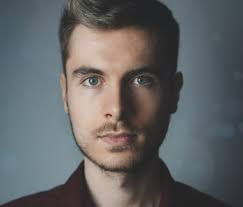
#> input picture person.jpg, 243 x 207 px
$ python Kernel_Final.py
#> lines starting #> are read from the running program, lines starting #| are printed output that depends on the picture
import numpy as np
import cv2
from matplotlib import pyplot as plt

def create_kernel(m, n):
    '''create a mean kernel'''

    m2 = m // 2
    n2 = n // 2
    h = np.zeros((m, n))
    for j in range(-m2, m2+1):
        for k in range(-n2, n2+1):
            h[j+m2, k+n2] = 1 / (m*n)
    return h

def create_gaussian(kernelXY):
    '''create a gaussian kernel'''

    kernel_size = (kernelXY,kernelXY)
    kernel = cv2.getGaussianKernel(kernel_size[0],-1)
    kernel = np.outer(kernel, kernel.transpose())

    #normalise the kernel
    kernel /= kernel.sum()

    return kernel


def convolve(f, h):
    '''convolve the image (f) with the kernel (h)
    return the result of the convolution (g)'''

    m, n = h.shape
    m2 = m // 2
    n2 = n // 2
    g = np.zeros_like(f)
    for x in range(m2, f.shape[0]-m2):
        for y in range(n2, f.shape[1]-n2):
            sum = 0
            for j in range(-m2, m2+1):
                for k in range(-n2, n2+1):
                    sum += h[j+m2, k+n2] * f[x-j, y-k]
            g[x, y] = sum
    return g

#Load in test image
image = 'person.jpg'
img = cv2.imread(image, cv2.IMREAD_GRAYSCALE)
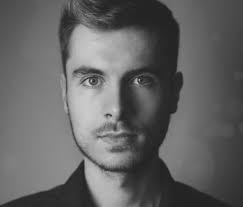
#> img: shape (207, 243); min 25, max 212, mean 99.2

#create mean kernel
mean_kernel = create_kernel(3,3)

#create gaussian kernel
kernelXY = 3
gaussain_kernel = create_gaussian(kernelXY)

#convolve the image with the filter/kernel
blurred_img = convolve(img,gaussain_kernel)

#Sharpen Image
high_freq_detail = img - blurred_img
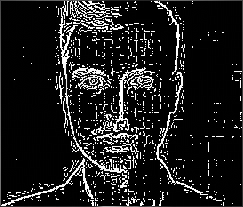
#> high_freq_detail: shape (207, 243); min 0, max 255, mean 30.2
new_image = img + high_freq_detail

#display the results
plt.figure(1)
plt.subplot(131), plt.imshow(img, cmap='gray')
plt.title('Original Image'), plt.xticks([]), plt.yticks([])
plt.subplot(132), plt.imshow(blurred_img, cmap='gray')
plt.title('Blurred Image'), plt.xticks([]), plt.yticks([])
plt.subplot(133), plt.imshow(new_image, cmap='gray')
plt.title('Sharpened Image'), plt.xticks([]), plt.yticks([])
plt.show()
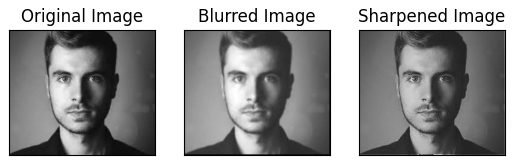
#> figure drawn by matplotlib, 3 panels

$ run again, with cat.jpg copied over person.jpg
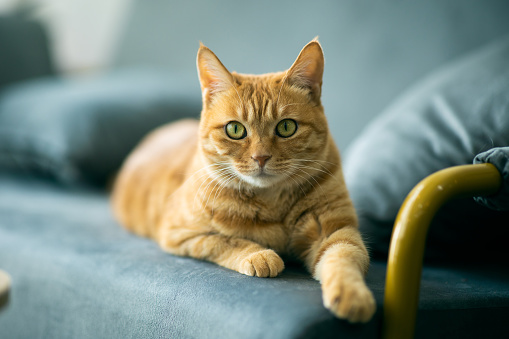
#> input picture cat.jpg, 509 x 339 px
#> `high_freq_detail = img - blurred_img`:
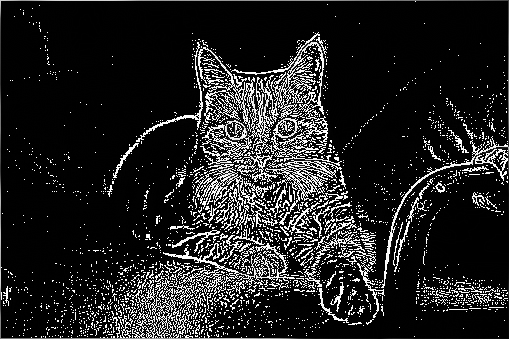
#> high_freq_detail: shape (339, 509); min 0, max 255, mean 34.3
#> `plt.show()`:
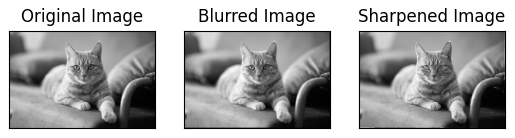
#> figure drawn by matplotlib, 3 panels

$ run again, with landscape.jpg copied over person.jpg
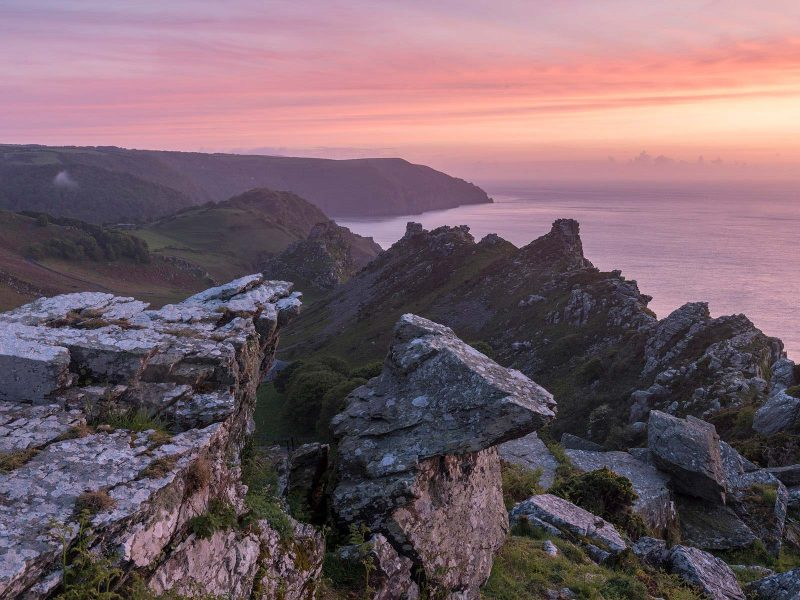
#> input picture landscape.jpg, 800 x 600 px
#> `high_freq_detail = img - blurred_img`:
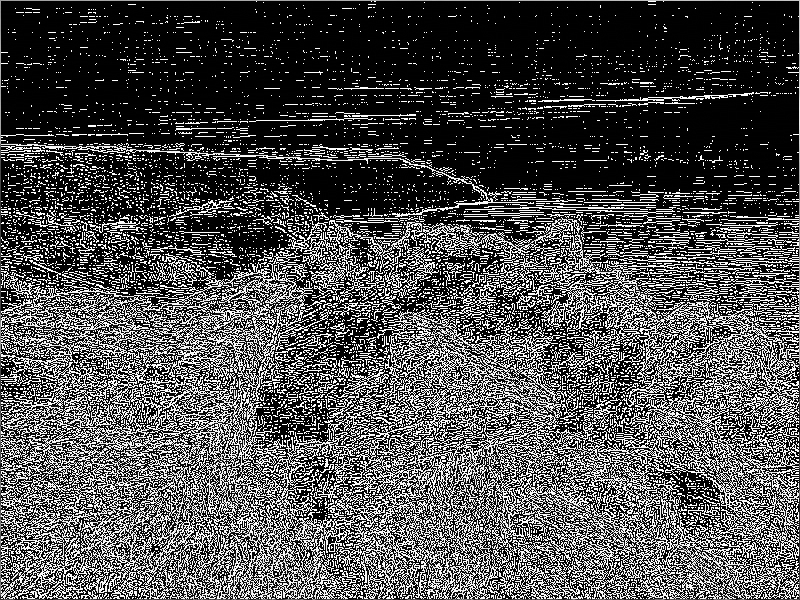
#> high_freq_detail: shape (600, 800); min 0, max 255, mean 78.3
#> `plt.show()`:
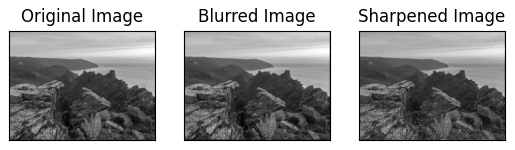
#> figure drawn by matplotlib, 3 panels
